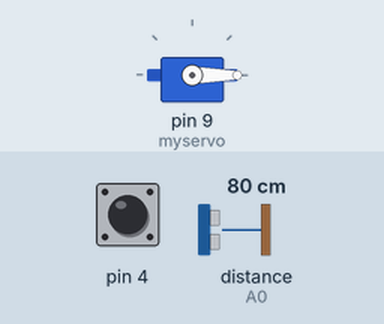
The sketch below on a simulated Arduino Uno, built with avr-gcc and run on an emulated ATmega328P. Parts: servo. Wiring (inferred from the names in the program): ultrasonic range finder: trigger A1; echo A0. The inputs (shaded band) are chosen by the test bench; at power-on: distance to the obstacle (sensor on A0) 80 cm, pin 4 HIGH. The echo pulse lasts 58.3 µs per cm; what the sketch prints to the serial monitor is not drawn.

Above: at 1.2 s.
1.3 s: distance to the obstacle (sensor on A0) set to 11 cm
2.8 s: distance to the obstacle (sensor on A0) set to 8 cm
At 3.26 s:
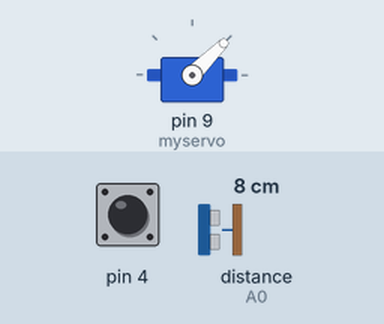
At 4.4 s:
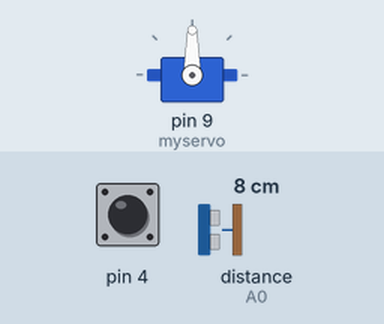
Timing chart, 0 to 5.9 s (numbered marks = the images above; inputs shaded):
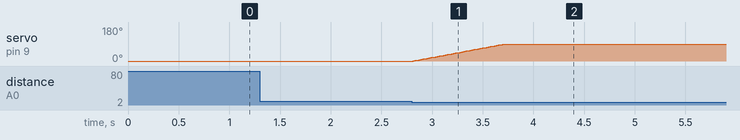

Measured:
- the behaviour switches between 10 and 9 cm on distance to the obstacle (sensor on A0) (found by bisection; images 0 and 1)
- after the input at 2.8 s, servo on pin 9 (myservo): moves from 0° to 90° over 0.91 s, starting at once

The sketch:

original.ino
```cpp
#include <Servo.h>
Servo myservo;
int const trigPin = A1;
int const echoPin = A0;
int pos =0;
int i;
void setup() {
  pinMode(trigPin, OUTPUT);
  pinMode(echoPin, INPUT);
  pinMode(4, INPUT);
  myservo.attach(9);
  Serial.begin(115200);
  myservo.write(0);
}

void loop() {
  long duration, distance;
  digitalWrite(trigPin, LOW);
  delayMicroseconds(2);
  digitalWrite(trigPin, HIGH);
   i = digitalRead(4);
  delayMicroseconds(10);
  digitalWrite(trigPin, LOW);
  duration = pulseIn(echoPin, HIGH);
  distance = (duration/2) / 29.1;
  Serial.println(distance);
  if(distance < 10 && i == 1)
{
  pos = myservo.read();
  if(pos == 0)
  {
    for (pos = 0; pos <= 90; pos += 1)
  {
    myservo.write(pos);
            delay(10);
  }
//    delay(2000);
  }
 }
else
{
  if(i== 0 && distance >10)
  {
    delay(500);
    myservo.write(0);
  }
}
}
```
